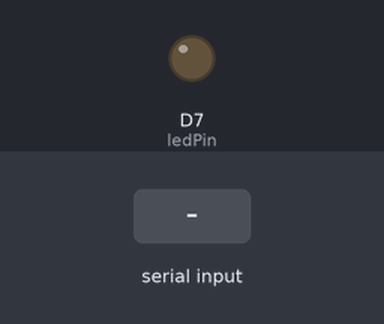
A sketch run on a simulated ESP8266 (NodeMCU). On the bench: output pins drawn as LEDs (lit = HIGH). The test bench sets the inputs (shaded band).

Above: at 1.2 s.
1.3 s: "1" received over Serial
At 2.5 s:
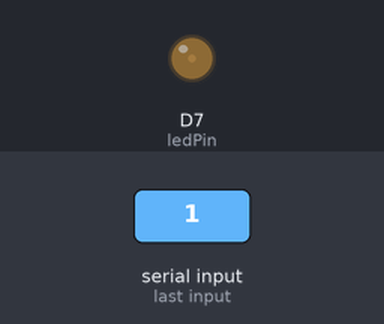
2.8 s: "4" received over Serial
At 3.9 s:
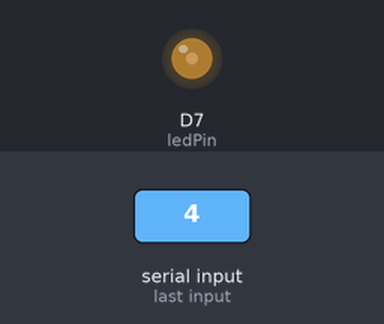
4.3 s: "7" received over Serial
At 5.0 s:
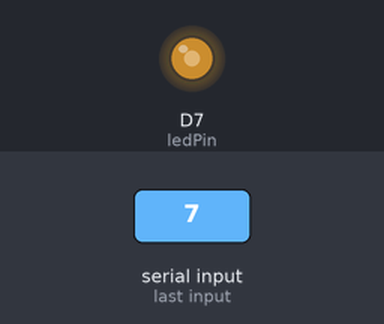
5.8 s: "9" received over Serial
At 6.2 s:
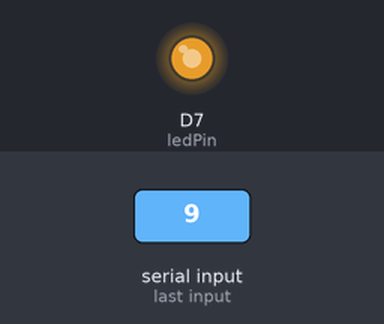
Timing chart, 0 to 8.3 s (numbered marks = the images above; inputs shaded):
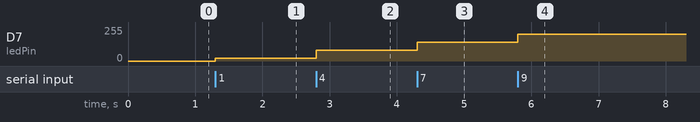

Measured:
- after the input at 1.3 s, D7 (ledPin): 0/255 → 20/255 at once
- after the input at 2.8 s, D7 (ledPin): 20/255 → 80/255 at once
- after the input at 4.3 s, D7 (ledPin): 80/255 → 140/255 at once
- after the input at 5.8 s, D7 (ledPin): 140/255 → 200/255 at once

The sketch:

BTledDIM.ino
```cpp
int ledPin = D7;
void setup() {
  Serial.begin(9600); pinMode(D7,OUTPUT);}
void loop() {
  if(Serial.available()>0)
{char a; a=Serial.read();
  if(a=='0')
   {   int x = ((255/100)*0);analogWrite(ledPin, x);}
    else if(a=='1')
   {
           float x = ((255/100)*10);    analogWrite(ledPin, x);
 }
 else if(a=='2')
   {
           float x = ((255/100)*20);   analogWrite(ledPin, x);
    }
       else if(a=='3')
   {
           float x = ((255/100)*30);     analogWrite(ledPin, x);
    }

    else if(a=='4')
   {
           float x = ((255/100)*40);     analogWrite(ledPin, x);
    }
    else if(a=='5')
   {
           float x = ((255/100)*50);    analogWrite(ledPin, x);
 }
    else if(a=='6')
   {
           float x = ((255/100)*60);    analogWrite(ledPin, x);
 }
    else if(a=='7')
   {
           float x = ((255/100)*70);      analogWrite(ledPin, x);
 }
    else if(a=='8')
   {
           float x = ((255/100)*80);     analogWrite(ledPin, x);
 }
    else if(a=='9')
   {
           float x = ((255/100)*100);     analogWrite(ledPin, x);
 }
}
}
```
